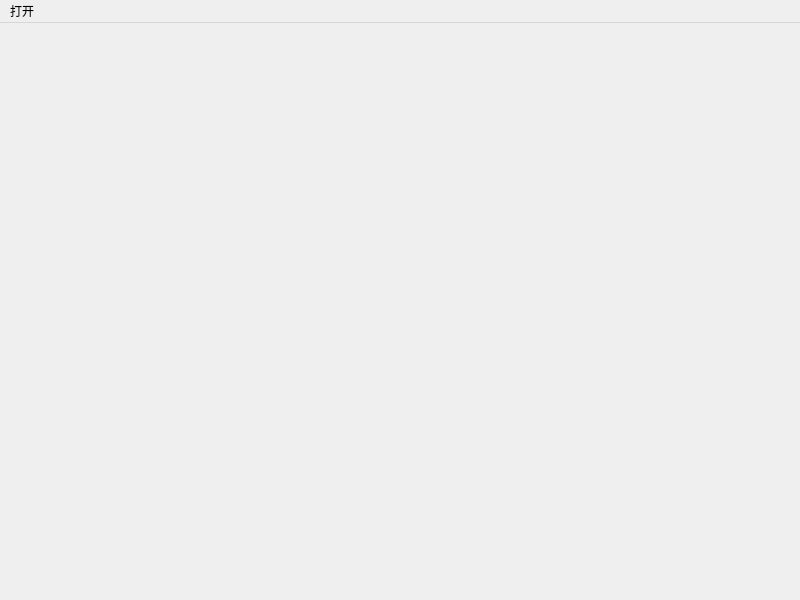
<?xml version="1.0" encoding="UTF-8"?>
<ui version="4.0">
 <class>MainScene</class>
 <widget class="QMainWindow" name="MainScene">
  <property name="geometry">
   <rect>
    <x>0</x>
    <y>0</y>
    <width>800</width>
    <height>600</height>
   </rect>
  </property>
  <property name="windowTitle">
   <string>MainScene</string>
  </property>
  <widget class="QWidget" name="centralwidget"/>
  <widget class="QMenuBar" name="menubar">
   <property name="geometry">
    <rect>
     <x>0</x>
     <y>0</y>
     <width>800</width>
     <height>22</height>
    </rect>
   </property>
   <widget class="QMenu" name="menu">
    <property name="title">
     <string>打开</string>
    </property>
    <addaction name="actionopen"/>
   </widget>
   <addaction name="menu"/>
  </widget>
  <action name="actionopen">
   <property name="text">
    <string>退出</string>
   </property>
  </action>
 </widget>
 <resources/>
 <connections/>
</ui>
